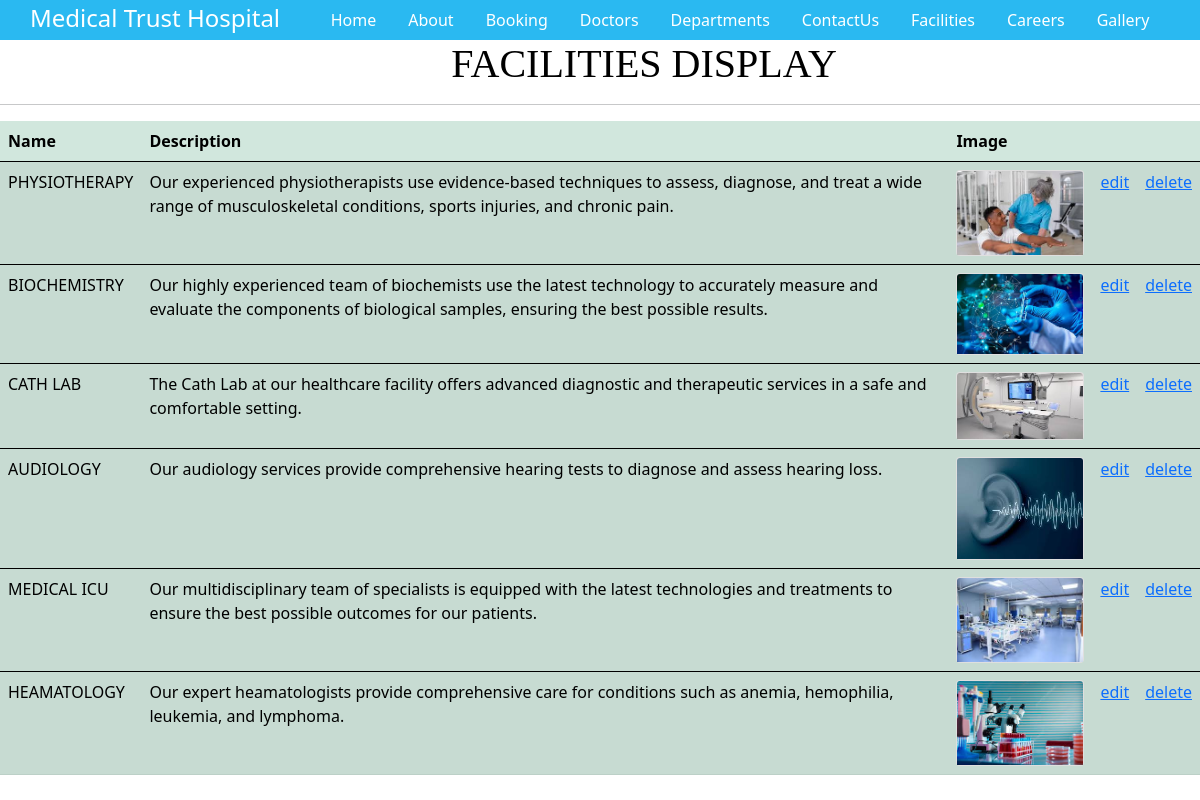
The page /facilitiesadmindisplay on the database its author committed.
### secondapp/models.py (models this page shows, shortened)
class FacilitiesModel(models.Model):
    name = models.CharField(max_length=100,null=True,blank=True)
    description = models.TextField(null=True,blank=True)
    fac_image = models.ImageField(null=True, blank=True, upload_to='facilities')

### secondapp/views.py (the view)
# urls.py: path('facilitiesadmindisplay',views.FacilitiesdisplayView,name='facilitiesadmindisplay'),
def FacilitiesdisplayView(request):
    fac = FacilitiesModel.objects.all()
    return render(request, 'facilitiesadmindisplay.html', {'fac': fac})

### templates/facilitiesadmindisplay.html (shortened to what this page needs)
{% extends 'base.html'%}
{% load static %}
{% block content %}
<link href="{% static 'css/doctorstyle.css' %}" rel="stylesheet">
  <link href="https://cdn.jsdelivr.net/npm/bootstrap@5.0.2/dist/css/bootstrap.min.css" rel="stylesheet">
    <h1 class="h1">
        FACILITIES DISPLAY
    </h1>
    <hr>
<table class="table table-striped table-hover table-success">
  <thead>
            <tr>
                <th>Name</th>
                <th>Description</th>
                <th>Image</th>
                <th></th>
                <th></th>
            </tr>
        </thead>
    {% for item in fac %}
   <tbody>
            <tr>
                <td>{{item.name}}</td>
                <td>{{item.description}}</td>
                <td>{% if item.fac_image %}
     <div class="card" style="width: 8rem;">
  <img src="{{item.fac_image.url}}" class="card-img-top" alt="...">
</div>
                {% endif %}</td>
              <td><a href="{% url 'facilitiesadminedit' item.id %}">edit</a></td>
              <td><a href="{% url 'facilitiesadmindelete' item.id %}">delete</a></td>
            </tr>
        </tbody>
{% endfor %}
{% endblock %}

### static/css/doctorstyle.css (style rules this page uses)
h1 { text-align: center; color:black; font-family:stencil; padding-right:16% }
.card { box-shadow: 1opx 10px 10px 5px rgb(5, 5, 5); }

### rows shown on the page
FacilitiesModel: name "PHYSIOTHERAPY", description "Our experienced physiotherapists use evidence-based techniques to assess, diagnose, and treat a wide range of musculoskeletal conditions, sports injuries, and chronic pain.", fac_image (picture)
FacilitiesModel: name "BIOCHEMISTRY", description "Our highly experienced team of biochemists use the latest technology to accurately measure and evaluate the components of biological samples, ensuring the best possible results.", fac_image (picture)
FacilitiesModel: name "CATH LAB", description "The Cath Lab at our healthcare facility offers advanced diagnostic and therapeutic services in a safe and comfortable setting.", fac_image (picture)
FacilitiesModel: name "AUDIOLOGY", description "Our audiology services provide comprehensive hearing tests to diagnose and assess hearing loss.", fac_image (picture)
FacilitiesModel: name "MEDICAL ICU", description "Our multidisciplinary team of specialists is equipped with the latest technologies and treatments to ensure the best possible outcomes for our patients.", fac_image (picture)
FacilitiesModel: name "HEAMATOLOGY", description "Our expert heamatologists provide comprehensive care for conditions such as anemia, hemophilia, leukemia, and lymphoma.", fac_image (picture)
